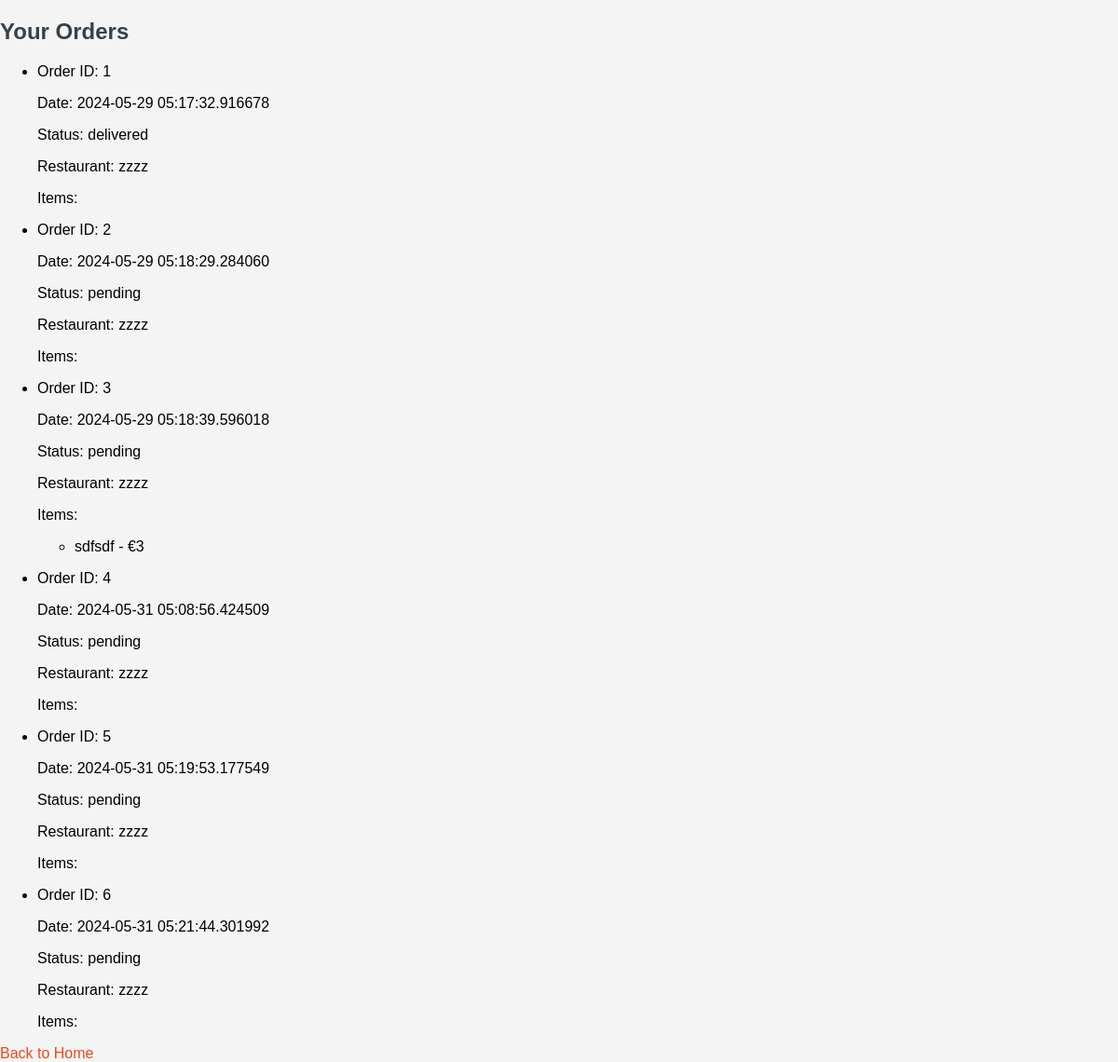
Screenshot of /userhome/orders (signed in) with the database file from the repository.
### database.py (models this page shows, shortened)
class Order(db.Model):
    O_id = db.Column(db.Integer, primary_key=True)
    State = db.Column(db.String(50), nullable=False)
    Date = db.Column(db.String(255), nullable=False)
    customer_id = db.Column(db.Integer, db.ForeignKey("customer.C_id"), nullable=False)
    restaurant_id = db.Column(db.Integer, db.ForeignKey("restaurant.R_id"), nullable=False)
    items = db.relationship("Items",secondary=orders,backref="Order")
    customer = db.relationship("Customer", backref = "Order")
    restaurant = db.relationship("Restaurant", backref ="Order")

class Restaurant(db.Model):
    R_id = db.Column(db.Integer, primary_key=True)
    Name = db.Column(db.String(50), unique=True, nullable = False)
    Email = db.Column(db.String(50), unique=True, nullable= False)
    Address = db.Column(db.String(100), nullable=False)
    Password = db.Column(db.String(128), nullable=False)
    image = db.Column(db.String(255), nullable=True)
    Description = db.Column(db.String(1000), nullable=False)
    Delivery_radius = db.Column(db.String, nullable = False)
    Opening_hours = db.Column(db.String(255), nullable = False)
    customers = db.relationship("Customer",secondary = viewers, backref = db.backref("'viewed_restaurants', lazy=True"))
    orders = db.relationship("Order",backref="Restaurant",lazy=True)

class Items(db.Model):
    I_id = db.Column(db.Integer, primary_key = True)
    Category = db.Column(db.String(50), nullable = False)
    Name = db.Column(db.String(50), nullable = False)
    Price = db.Column(db.Integer, nullable = False)
    Description = db.Column(db.String(1000), nullable = False)
    Picture = db.Column(db.String(255), nullable = True)
    R_id = db.Column(db.Integer,db.ForeignKey("restaurant.R_id"),nullable=False)
    Total_price = db.Column(db.Integer,nullable=True)
    restaurant = db.relationship("Restaurant",backref="Items")
    orders = db.relationship("Order",secondary=orders,backref="Items")

### server.py (the view)
@app.route("/userhome/orders", methods = ["GET", "POST"])
def vieworders():
    if "user_id" not in session:
        flash("Please login first")
        return redirect(url_for("user_login"))
    customer = session.get("user_id")
    orders  = get_orders_of_customer(customer)
    return render_template("userorders.html",orders=orders)

### databasequeries.py (called while the page is built)
def get_orders_of_customer(customer_id):
    return Order.query.filter_by(customer_id=customer_id).all()

### templates/userorders.html (shortened to what this page needs)
<!DOCTYPE html>
<html lang="en">
<head>
    <link rel="stylesheet" href="{{ url_for('static', filename='styles/styling.css') }}">
</head>
<body>
    <h2>Your Orders</h2>
    {% if orders %}
        <ul>
            {% for order in orders %}
                <li>
                    <p>Order ID: {{ order.O_id }}</p>
                    <p>Date: {{ order.Date }}</p>
                    <p>Status: {{ order.State }}</p>
                    <p>Restaurant: {{ order.restaurant.Name }}</p>
                    <p>Items:</p>
                    <ul>
                        {% for item in order.items %}
                            <li>{{ item.Name }} - €{{ item.Price }}</li>
                        {% endfor %}
                    </ul>
                </li>
            {% endfor %}
        </ul>
    {% else %}
        <p>You have no orders.</p>
    {% endif %}
    <a href="{{ url_for('userhome') }}">Back to Home</a>
</body>
</html>

### static/styles/styling.css (style rules this page uses)
body { font-family: Arial, sans-serif; background-color: #f4f4f4; margin: 0; padding: 0; }
h2 { color: #35424a; }
a { color: #e8491d; text-decoration: none; }

### rows the page displays
Order: O_id "1", Date "2024-05-29 05:17:32.916678", State "delivered", restaurant.Name "zzzz"
Order: O_id "2", Date "2024-05-29 05:18:29.284060", State "pending", restaurant.Name "zzzz"
Order: O_id "3", Date "2024-05-29 05:18:39.596018", State "pending", restaurant.Name "zzzz"
Items: Name "sdfsdf", Price "3"
Order: O_id "4", Date "2024-05-31 05:08:56.424509", State "pending", restaurant.Name "zzzz"
Order: O_id "5", Date "2024-05-31 05:19:53.177549", State "pending", restaurant.Name "zzzz"
Order: O_id "6", Date "2024-05-31 05:21:44.301992", State "pending", restaurant.Name "zzzz"
